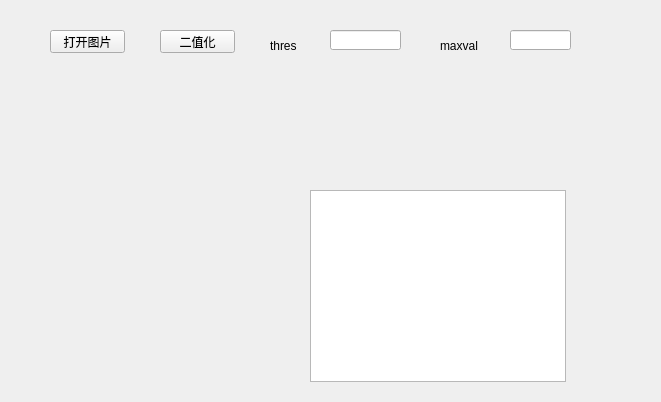
<?xml version="1.0" encoding="UTF-8"?>
<ui version="4.0">
 <class>MyWidget</class>
 <widget class="QWidget" name="MyWidget">
  <property name="geometry">
   <rect>
    <x>0</x>
    <y>0</y>
    <width>661</width>
    <height>402</height>
   </rect>
  </property>
  <property name="windowTitle">
   <string>MyWidget</string>
  </property>
  <widget class="QPushButton" name="pushButton">
   <property name="geometry">
    <rect>
     <x>50</x>
     <y>30</y>
     <width>75</width>
     <height>23</height>
    </rect>
   </property>
   <property name="text">
    <string>打开图片</string>
   </property>
  </widget>
  <widget class="QPushButton" name="pushButton_2">
   <property name="geometry">
    <rect>
     <x>160</x>
     <y>30</y>
     <width>75</width>
     <height>23</height>
    </rect>
   </property>
   <property name="text">
    <string>二值化</string>
   </property>
  </widget>
  <widget class="QLineEdit" name="lineEdit">
   <property name="geometry">
    <rect>
     <x>330</x>
     <y>30</y>
     <width>71</width>
     <height>20</height>
    </rect>
   </property>
  </widget>
  <widget class="QLineEdit" name="lineEdit_2">
   <property name="geometry">
    <rect>
     <x>510</x>
     <y>30</y>
     <width>61</width>
     <height>20</height>
    </rect>
   </property>
  </widget>
  <widget class="QLabel" name="label">
   <property name="geometry">
    <rect>
     <x>270</x>
     <y>40</y>
     <width>54</width>
     <height>12</height>
    </rect>
   </property>
   <property name="text">
    <string>thres</string>
   </property>
  </widget>
  <widget class="QLabel" name="label_2">
   <property name="geometry">
    <rect>
     <x>440</x>
     <y>40</y>
     <width>54</width>
     <height>12</height>
    </rect>
   </property>
   <property name="text">
    <string>maxval</string>
   </property>
  </widget>
  <widget class="QTextBrowser" name="textBrowser">
   <property name="geometry">
    <rect>
     <x>310</x>
     <y>190</y>
     <width>256</width>
     <height>192</height>
    </rect>
   </property>
  </widget>
 </widget>
 <layoutdefault spacing="6" margin="11"/>
 <resources/>
 <connections/>
</ui>
